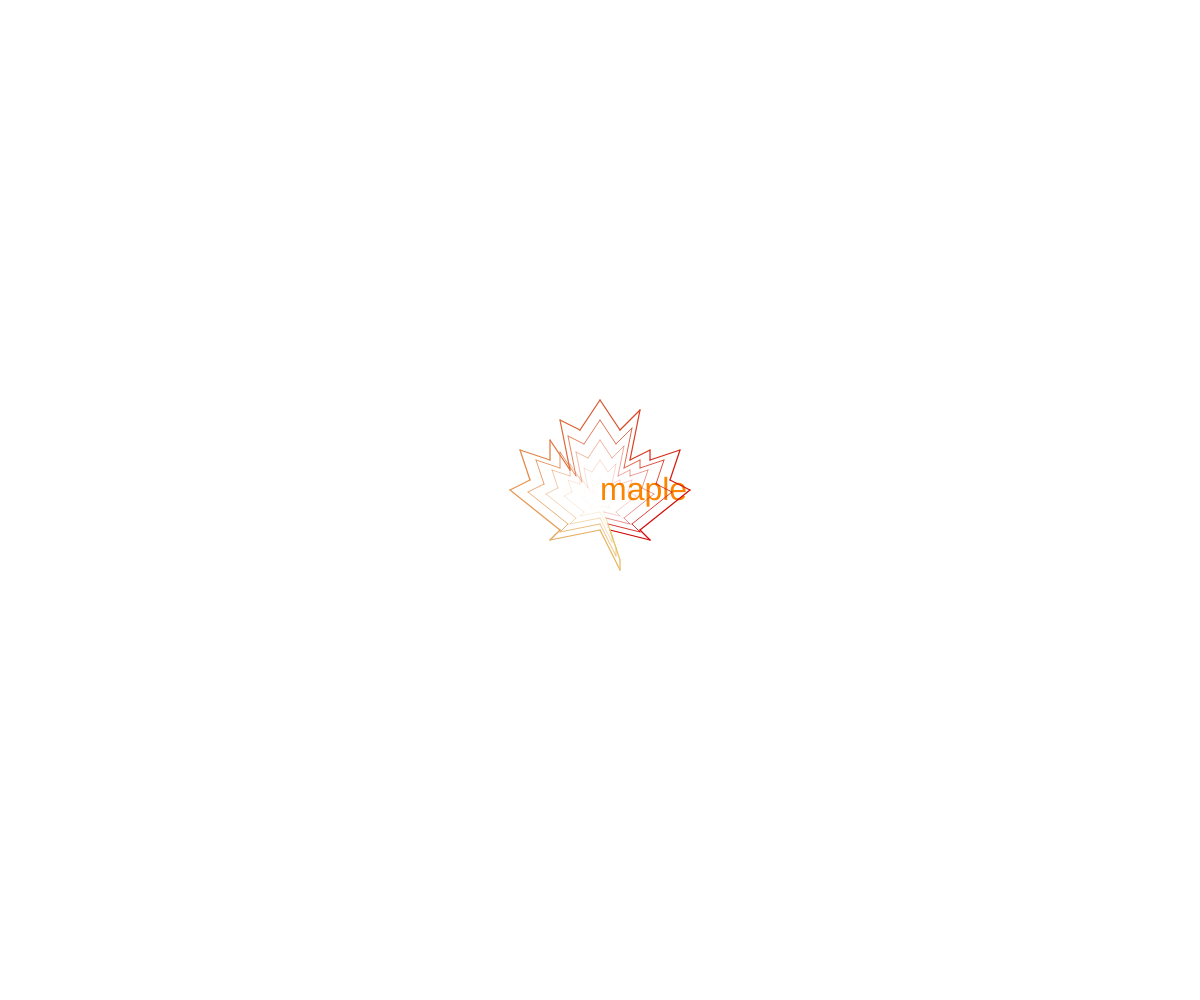
Frame 1 (no input)
Frame 60 (no input): identical to frame 1, image omitted
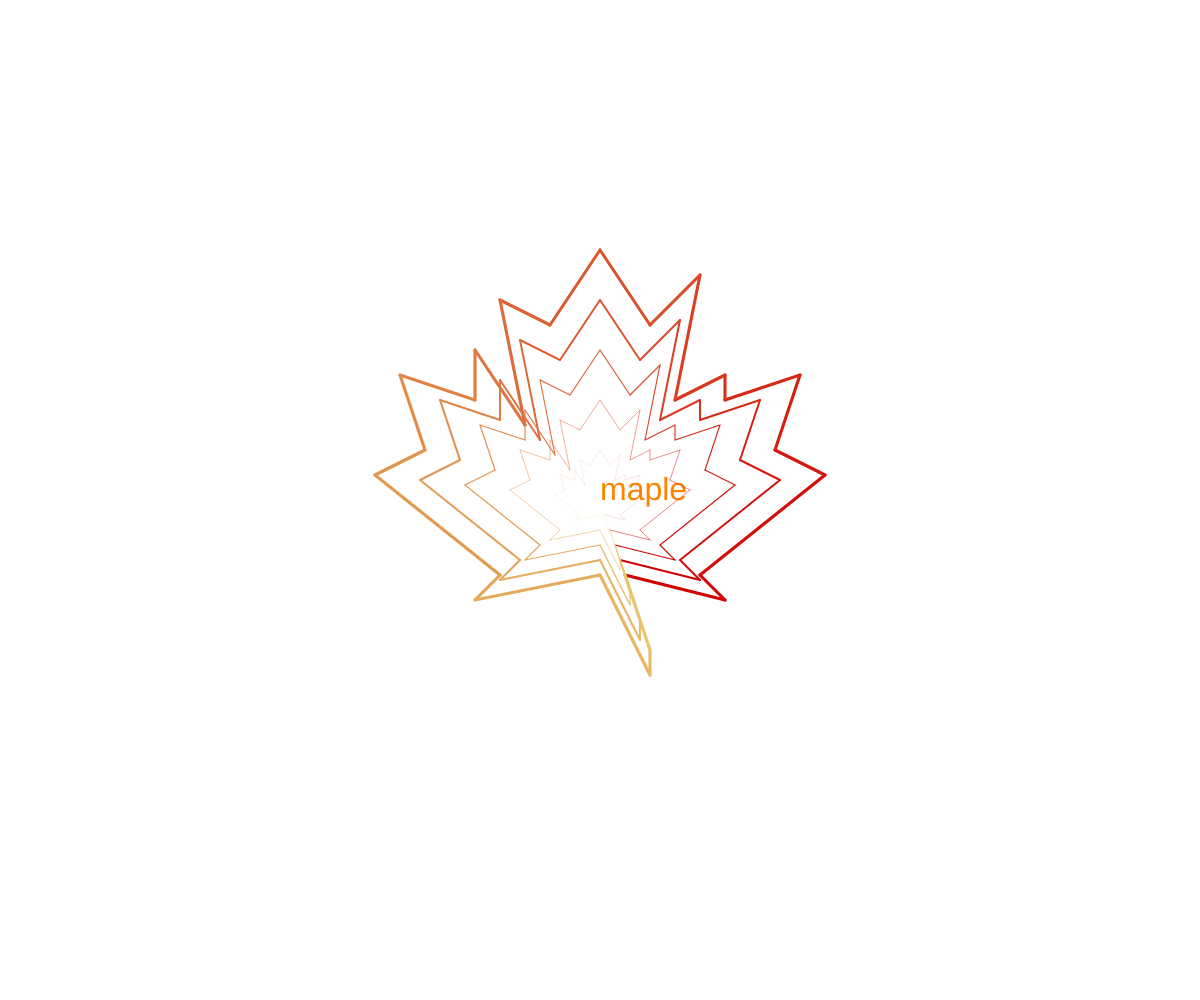
Frame 120 (the mouse pressed at the canvas centre since frame 60)

The p5.js sketch that drew these frames (run headless with seeded random() and noise() and a simulated clock; from frame 60 on, the mouse is pressed at the canvas centre):

// p5.js sketch
// ── sketch.js
let points = [[1,-3],[5,-4],[4,-3],[9,1],[7,2],[8,5],[5,4],[5,5],[3,4],[4,9],[2,7],[0,10],[-2,7],[-4,8],[-3,3],[-5,6],[-5,4],[-8,5],[-7,2],[-9,1],[-4,-3],[-5,-4],[0,-3],[2,-7],[2,-6],[1,-3]]
let ctx;


function setup() {   //只會執行一次的函數
  createCanvas(windowWidth, windowHeight);
  for (let i = 0; i < points.length; i++) {
    for (let j = 0; j < points[i].length; j++) {
      points[i][j] = points[i][j] * 20;
    }
  }
  

}

function draw() {
  background(255);
  textSize(32);
  fill('#fb8500');
  text('maple', width/2,height/2); // 在 (width/2,height/2) 的位置添加 "maple" 文字
  translate(width/2, height/2);
  let zoom = map(mouseX, 0, width, 0.5, 2); // 設定縮放比例
  scale(zoom); // 縮放畫布
  for (let k = 5; k >= 1; k--) {
    push();
    scale(k/5.0, -k/5.0);
    strokeWeight(k/2.0);
    for (let i = 0; i < points.length-1; i++) {
      let from = color("#d00000");
      let to = color("#e9c46a");
      stroke(gradient(from, to, i/(points.length-2)));
      line(points[i][0], points[i][1], points[i+1][0], points[i+1][1]);
    }
    let from = color("#d00000");
    let to = color("#e9c46a");
    stroke(gradient(from, to, 1));
    line(points[points.length-1][0], points[points.length-1][1], points[0][0], points[0][1]);
    pop();
  }
}



// 定義gradient函數
function gradient(from, to, percent) {
  let r = red(from) + percent * (red(to) - red(from)); //根據percent值計算紅色通道的值
  let g = green(from) + percent * (green(to) - green(from)); //根據percent值計算綠色通道的值
  let b = blue(from) + percent * (blue(to) - blue(from)); //根據percent值計算藍色通道的值
  return color(r, g, b); //返回最終的漸層顏色
}
